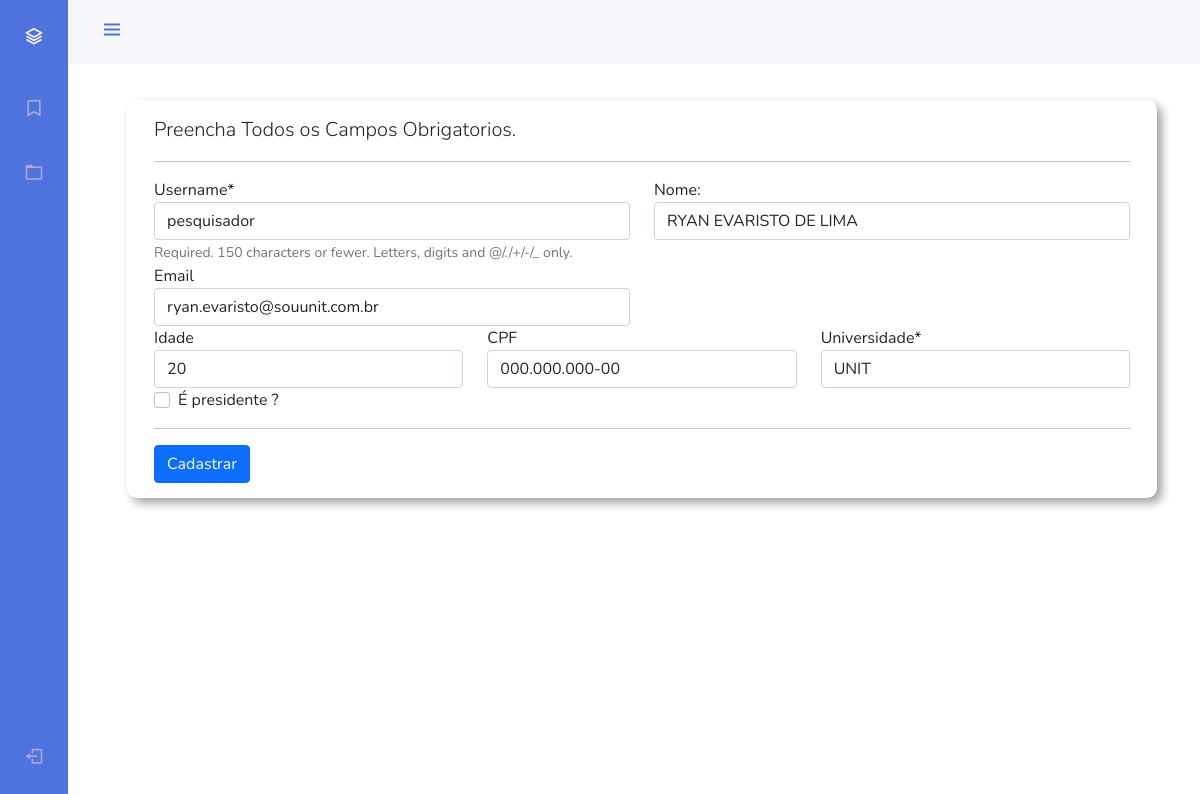
Before: /editar/presidente/3 (signed in) with the older database file.
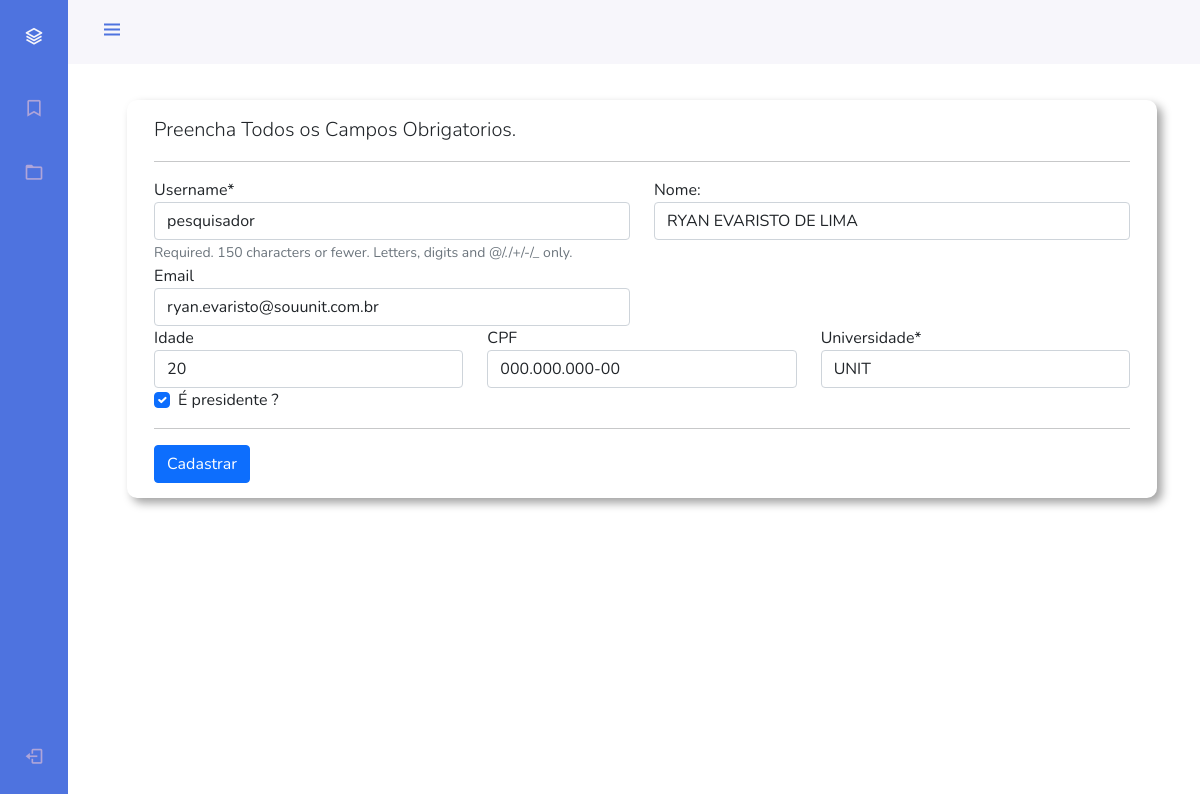
After: the same page with the newer database file.
### Pesquisador/models.py (models this page shows, shortened)
class User(AbstractUser):
    nome = models.CharField("Nome: ",max_length=200,null=True, blank=True)
    email = models.EmailField(max_length=100,null=True, blank=True)
    idade = models.CharField(max_length=3,null=True, blank=True)
    cpf = models.CharField(max_length=14 ,verbose_name='CPF',null=True,blank=True)
    universidade = models.CharField(max_length=100,null=True)
    is_avaliador = models.BooleanField("É Avaliador ?",default=True, null=True)
    is_presidente = models.BooleanField('É presidente ?', default=False)

### administrador/views.py (the view, shortened to what this page needs)
# urls.py: path('editar/presidente/<int:pk>', views.PesquisadorUpdate.as_view(),name="pesqUpdate"),
class PesquisadorUpdate(UpdateView):
    template_name = 'administrador/presidente/forms-pesquisador.html'
    model = User
    fields = ['username','nome', 'email', 'idade', 'cpf','universidade',
    'groups','is_presidente',]
    success_url = reverse_lazy('index')

### template/administrador/presidente/forms-pesquisador.html (shortened to what this page needs)
{% extends 'model-page.html'%}
{% load static %}
{% load crispy_forms_tags %}
{% block conteudo %}
{% if request.user.groups.all.0.name == "Administrador" %}
<link rel="stylesheet" href="{% static 'css/section.css' %}">
<section style="margin-top: 100px;">
  <div class="container">
    <p class="lead">
        Preencha Todos os Campos Obrigatorios.
    </p>
    <hr>
    <form method="post">
        <div class="row">
          <div class="form-group col-md-6 mb-0">
            {{ form.username|as_crispy_field }}
          </div>
          <div class="form-group col-md-6 mb-0">
            {{ form.nome|as_crispy_field }}
          </div>
          <div class="form-group col-md-6 mb-0">
            {{ form.email|as_crispy_field }}
          </div>
        </div>
        <div class="row">
          <div class="form-group col-md-4 mb-0">
            {{ form.idade|as_crispy_field }}
          </div>
          <div class="form-group col-md-4 mb-0">
            {{ form.cpf|as_crispy_field }}
          </div>
          <div class="form-group col-md-4 mb-0">
            {{ form.universidade|as_crispy_field }}
          </div>
        </div>
        {{ form.is_presidente|as_crispy_field }}
        <hr>
        <button type="submit" class="btn btn-primary">Cadastrar</button>
      </form>
    </div>
</section>
{% else %}
    <a href="{% url 'logout' %}" class="btn btn-primary" >Logout</a>
    <hr>
    <h2>Você não tem permissão por favor faça o login como Administrador</h2>
{% endif %}
{% endblock %}

Changed rows visible on the page:
changed User "pesquisador": is_presidente "☐" → "☑"
